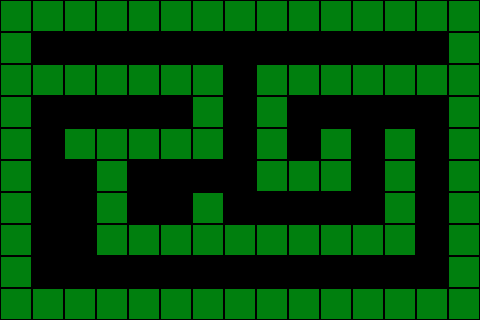

Tiled map render using the project's own tile images. Description and the map definition, with tile-layer contents summarised, below:
An orthogonal 15x10 tile map with 32x32 px tiles, 1 tile layer (Tile Layer 1).

<map version="1.0" orientation="orthogonal" width="15" height="10" tilewidth="32" tileheight="32">
 <tileset firstgid="1" name="PacManShit" tilewidth="32" tileheight="32">
  <image source="leveltile.png" width="32" height="32" />
 </tileset>
 <layer name="Tile Layer 1" width="15" height="10">
  <data>[150 cells, 86 non-empty, 1 distinct tile ids]</data>
 </layer>
</map>